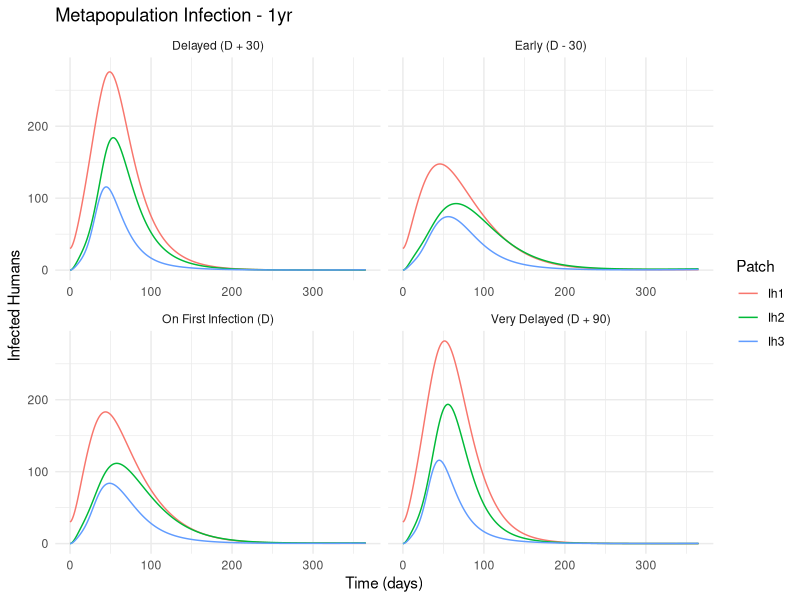
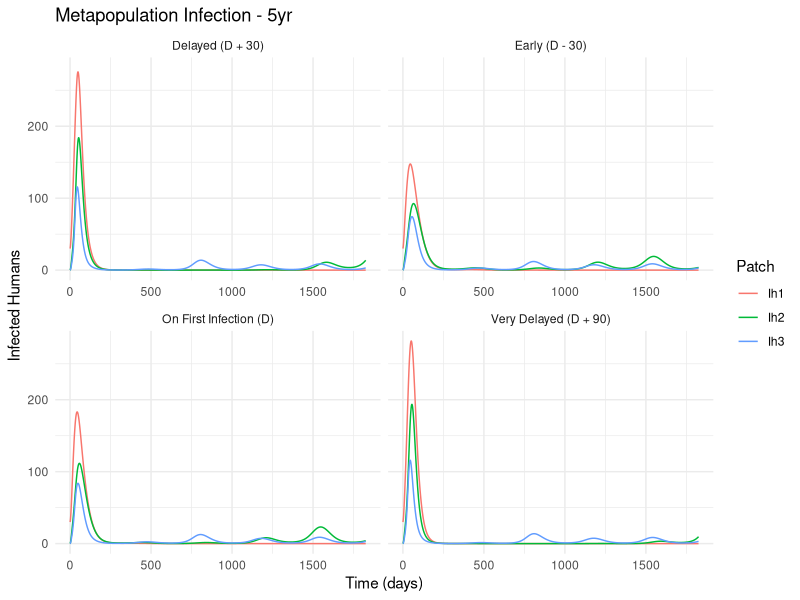
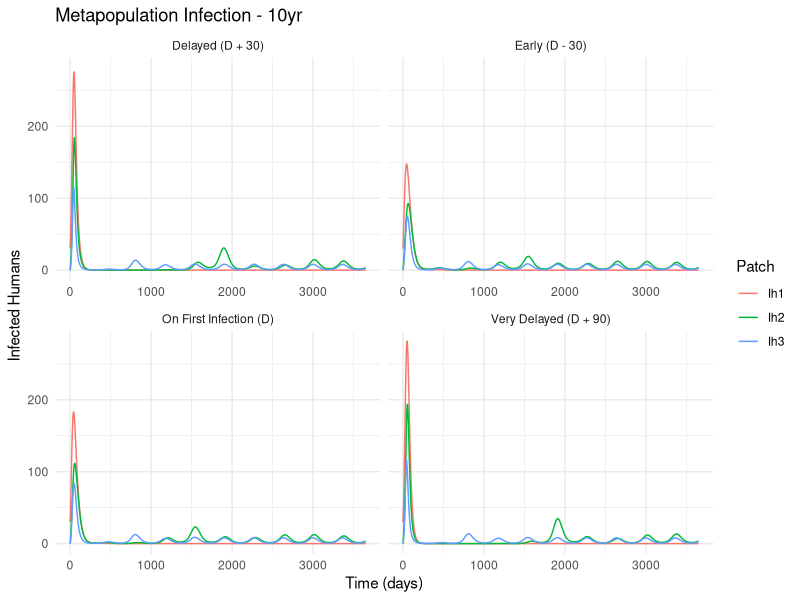
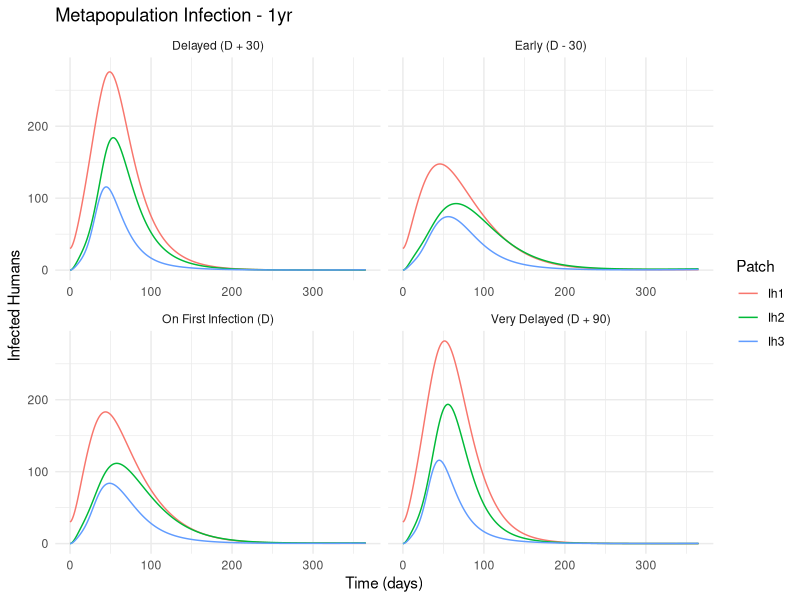
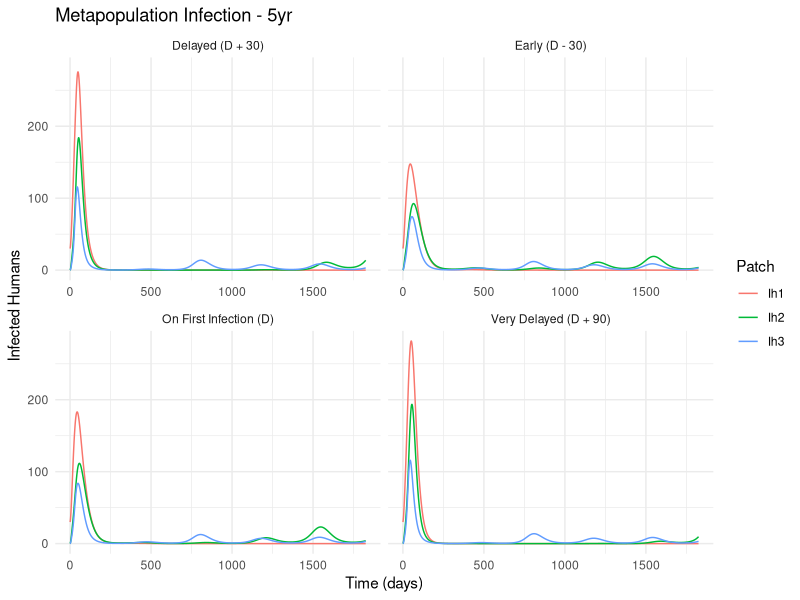
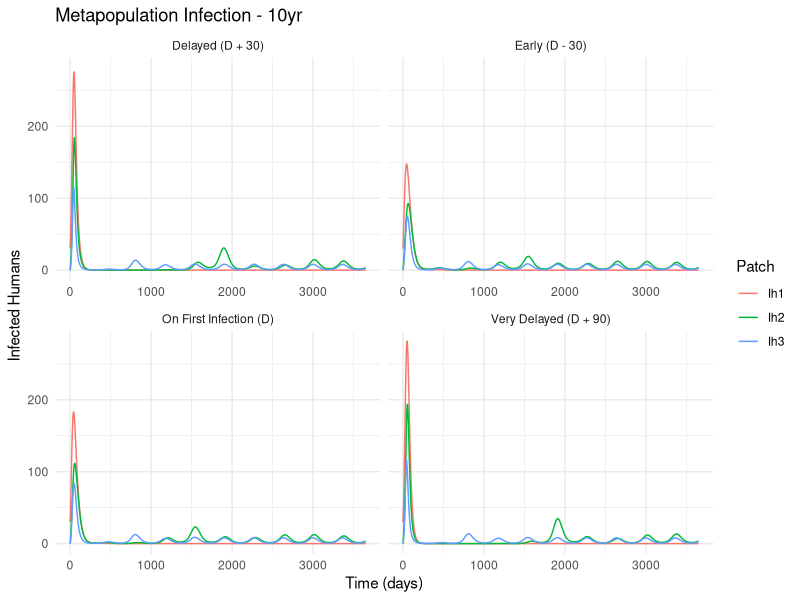

Write the R code that produced these figures, in order.
library(deSolve)
library(ggplot2)
library(dplyr)
library(tidyr)

# ----------------------------------------
# Seasonal Functions
# ----------------------------------------
alpha_t <- function(t, alpha_bar = 0.5, A = 0.3, T = 365, phi = 0) {
  alpha_bar * (1 + A * cos((2 * pi * t / T) + phi))
}

bv_t <- function(t, b_v_bar = 0.25, A = 0.2, T = 365, phi = 0) {
  b_v_bar * (1 + A * cos((2 * pi * t / T) + phi))
}

# ----------------------------------------
# Seasonal Logistic Metapopulation Model
# ----------------------------------------
metapop_model <- function(t, state, parameters) {
  with(as.list(c(state, parameters)), {
    
    np <- length(patches)
    
    Sh  <- state[patch_indices("Sh")]
    Eh  <- state[patch_indices("Eh")]
    Ih  <- state[patch_indices("Ih")]
    Rh  <- state[patch_indices("Rh")]
    Vh  <- state[patch_indices("Vh")]
    Ddh <- state[patch_indices("Ddh")]
    Dmh <- state[patch_indices("Dmh")]
    
    Sv  <- state[patch_indices("Sv")]
    Ev  <- state[patch_indices("Ev")]
    Iv  <- state[patch_indices("Iv")]
    Dv  <- state[patch_indices("Dv")]
    
    Nh <- Sh + Eh + Ih + Rh + Vh
    Nv <- Sv + Ev + Iv
    
    # Seasonal forcing
    alpha <- alpha_t(t, alpha_bar, A, T, phi)
    b_v   <- bv_t(t, b_v_bar, A_b, T, phi_b)
    
    # Vaccination trigger
    nu_t <- ifelse(t >= t_intv, nu_rate, 0)
    
    lambda_h  <- f_h * alpha * p_h * Iv / (Nh)
    lambda_hv <- (1 - epsilon_v) * lambda_h
    lambda_v  <- f_h * alpha * p_v * Ih / (Nh)
    
    logistic_birth <- b_v * Nv * (1 - Nv / K_v)
    
    # Humans
    dSh  <- (1 - nu) * b_h * Nh - lambda_h * Sh - nu_t * Sh + omega * Rh + omega_v * Vh - mu_h * Sh + inflow(Sh, M) - outflow(Sh, M)
    dEh  <- lambda_h * Sh + lambda_hv * Vh - sigma_h * Eh - mu_h * Eh + inflow(Eh, M) - outflow(Eh, M)
    dIh  <- sigma_h * Eh - gamma * Ih - (mu_h + d) * Ih + inflow(Ih, M) - outflow(Ih, M)
    dRh  <- gamma * Ih - omega * Rh - mu_h * Rh + inflow(Rh, M) - outflow(Rh, M)
    dVh  <- nu * b_h * Nh + nu_t * Sh - omega_v * Vh - lambda_hv * Vh - mu_h * Vh + inflow(Vh, M) - outflow(Vh, M)
    dDdh <- d * Ih
    dDmh <- mu_h * (Sh + Eh + Ih + Rh + Vh)
    
    # Vectors
    dSv <- logistic_birth - lambda_v * Sv - mu_v * Sv + inflow(Sv, Mv) - outflow(Sv, Mv)
    dEv <- lambda_v * Sv - sigma_v * Ev - mu_v * Ev + inflow(Ev, Mv) - outflow(Ev, Mv)
    dIv <- sigma_v * Ev - mu_v * Iv + inflow(Iv, Mv) - outflow(Iv, Mv)
    dDv <- mu_v * (Sv + Ev + Iv)
    
    return(list(c(dSh, dEh, dIh, dRh, dVh, dDdh, dDmh, dSv, dEv, dIv, dDv)))
  })
}




patch_indices <- function(var) {
  start <- match(var, c("Sh", "Eh", "Ih", "Rh", "Vh", "Ddh", "Dmh", "Sv", "Ev", "Iv", "Dv"))
  return(((start - 1) * np + 1):(start * np))
}


inflow <- function(vec, M) as.vector(t(M) %*% vec)
outflow <- function(vec, M) as.vector(M %*% vec)

# ----------------------------------------
# Settings
# ----------------------------------------
np <- 3
patches <- 1:np
M <- matrix(c(
  0.9, 0.05, 0.05,
  0.05, 0.9, 0.05,
  0.05, 0.05, 0.90
), nrow = np, byrow = TRUE)
Mv <- M

base_parameters <- list(
  b_h = 1.1e-5, b_v_bar = 0.25,
  f_h = 0.6, alpha_bar = 0.8,
  p_h = 0.2, p_v = 0.5,
  sigma_h = 1/10, sigma_v = 1/15,
  gamma = 1/20, omega = 0.0009,
  mu_h = 1.1e-5, mu_v = 0.1,
  d = 0.003, nu_rate = 0.04, epsilon_v = 0.8,
  nu = 0.3,
  omega_v = 1/730,
  K_v = 5000,
  A = 0.3, A_b = 0.2,
  T = 365, phi = 0, phi_b = 0,
  t_intv = Inf,
  np = np, patches = patches,
  M = M, Mv = Mv
)

init <- rep(0, 11 * np)
names(init) <- c(
  paste0("Sh", 1:np), paste0("Eh", 1:np), paste0("Ih", 1:np),
  paste0("Rh", 1:np), paste0("Vh", 1:np),
  paste0("Ddh", 1:np), paste0("Dmh", 1:np),
  paste0("Sv", 1:np), paste0("Ev", 1:np), paste0("Iv", 1:np),
  paste0("Dv", 1:np)
)


# Set initial values
init[c("Sh1", "Eh1", "Ih1", "Rh1", "Sv1", "Ev1", "Iv1")] <- c(1000, 20, 30, 0, 6000, 150, 100)
init[c("Sh2", "Eh2", "Ih2", "Rh2", "Sv2", "Ev2", "Iv2")] <- c(600, 0, 0, 0, 4000, 80, 40)
init[c("Sh3", "Eh3", "Ih3", "Rh3", "Sv3", "Ev3", "Iv3")] <- c(300, 0, 0, 0, 2000, 50, 25)

# Initialize new compartments to zero
init[paste0("Vh", 1:np)]   <- 0
init[paste0("Ddh", 1:np)]  <- 0
init[paste0("Dmh", 1:np)]  <- 0
init[paste0("Dv", 1:np)]   <- 0


# ----------------------------------------
# Simulation Loop
# ----------------------------------------
all_runs <- list()
time_horizons <- list("1yr" = 365, "5yr" = 1825, "10yr" = 3650)


#This is mislabelled- it's death not infection
for (label in names(time_horizons)) {
  maxtime <- time_horizons[[label]]
  times <- seq(0, maxtime, 1)
  para <- base_parameters
  para$t_intv <- Inf
  baseline <- ode(y = init, times = times, func = metapop_model, parms = para, method = "ode45")
  baseline_df <- as.data.frame(baseline)
  first_infection_day <- which(baseline_df$Ddh1 >= 1)[1] - 1
  if (is.na(first_infection_day)) next
  
  timings <- list(
    "Early (D - 30)" = max(0, first_infection_day - 30),
    "On First Infection (D)" = first_infection_day,
    "Delayed (D + 30)" = first_infection_day + 30,
    "Very Delayed (D + 90)" = first_infection_day + 90
  )
  
  scenarios <- lapply(names(timings), function(name) {
    para$t_intv <- timings[[name]]
    sim <- ode(y = init, times = times, func = metapop_model, parms = para, method = "ode45")
    df <- as.data.frame(sim)
    df$scenario <- name
    df$time_horizon <- label
    df
  })
  
  all_runs[[label]] <- do.call(rbind, scenarios)
}

meta_df <- do.call(rbind, all_runs)

# ----------------------------------------
# Plotting
# ----------------------------------------
meta_long <- meta_df %>%
  select(time, scenario, time_horizon, Ih1, Ih2, Ih3) %>%
  pivot_longer(cols = starts_with("Ih"), names_to = "Patch", values_to = "Infected") %>%
  mutate(Patch = factor(Patch, levels = c("Ih1", "Ih2", "Ih3")))

for (h in unique(meta_long$time_horizon)) {
  df <- meta_long %>% filter(time_horizon == h)
  p <- ggplot(df, aes(x = time, y = Infected, color = Patch)) +
    geom_line() +
    facet_wrap(~ scenario, scales = "free_x") +
    labs(title = paste("Metapopulation Infection -", h),
         x = "Time (days)", y = "Infected Humans") +
    theme_minimal()
  print(p)
  ggsave(paste0("RFigs/meta_infection_", h, ".pdf"), p, width = 8, height = 6)
}

# ----------------------------------------
# Summary Stats
# ----------------------------------------
summary_stats <- meta_df %>%
  group_by(scenario, time_horizon) %>%
  summarise(
    total_deaths_patch1 = round(max(Ddh1)),
    total_deaths_patch2 = round(max(Ddh2)),
    total_deaths_patch3 = round(max(Ddh3)),
    
    peak_day_patch1 = time[which.max(Ih1)],
    peak_day_patch2 = time[which.max(Ih2)],
    peak_day_patch3 = time[which.max(Ih3)],
    
    peak_Ih_patch1 = round(max(Ih1)),
    peak_Ih_patch2 = round(max(Ih2)),
    peak_Ih_patch3 = round(max(Ih3)),
    
    first_death_patch1 = min(time[which(Ddh1 >= 1)]),
    first_death_patch2 = min(time[which(Ddh2 >= 1)]),
    first_death_patch3 = min(time[which(Ddh3 >= 1)]),
    
    .groups = "drop"
  )


print(summary_stats)
